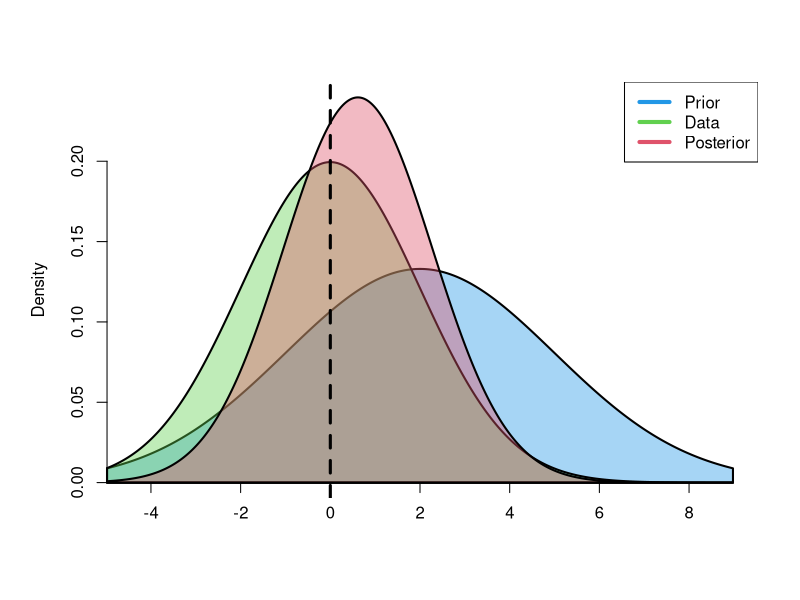
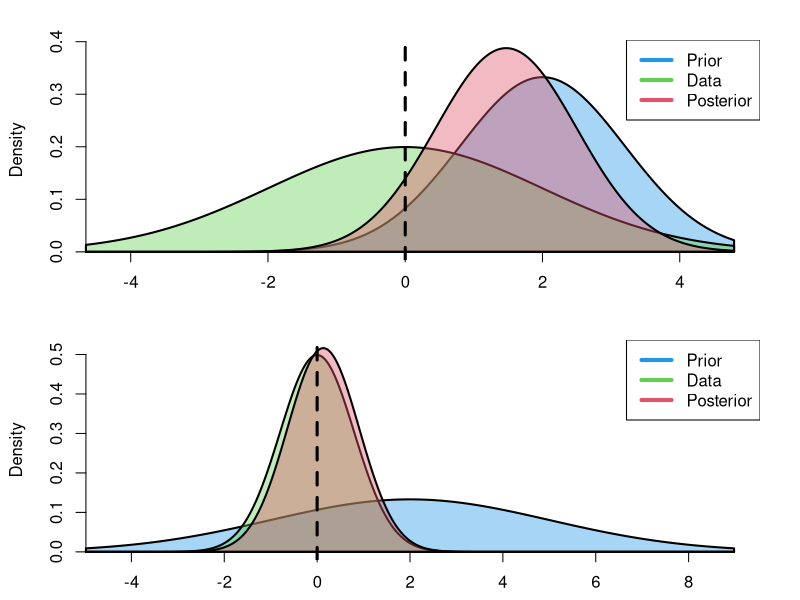

Write the R code that produced these figures, in order. (Note: this script raises an error after producing the figures.)
## ---- chunk 1
##### define parameters
mu = 2    # prior mean
tau = 3   # prior sd
Y = 0     # observation
sigma = 2 # observation sd
## ---- chunk 2
filled.dnorm <- function(x,mu,tau,vertical=TRUE,offset=0,...){
  if(vertical){
    polygon(c(0,dnorm(x,mu,tau),0)+offset,c(x[1],x,x[length(x)]),...)
  }else{
    polygon(c(x[1],x,x[length(x)]),c(0,dnorm(x,mu,tau),0)+offset,...)  
  }
}

filled.density <- function(x,adjust,vertical=TRUE,offset=0,...){
  den = density(x,adjust=adjust)
  if(vertical){
    polygon(c(0,den$y,0)+offset,c(den$x[1],den$x,den$x[length(den$x)]),...)
  }else{
    polygon(c(den$x[1],den$x,den$x[length(x)]),c(0,den$y,0)+offset,...)  
  }
}


col.alpha <- function(col,alpha=1){
  rgb = col2rgb(col)
  rgb(rgb[1],rgb[2],rgb[3],alpha*255,maxColorValue=255)
}


plot.KFupdate <- function(mu,tau,Y,sigma){
  
  xlim = range(qnorm(c(0.01,0.99),mu,tau),qnorm(c(0.01,0.99),Y,sigma))

  prec.new = (1/tau^2+1/sigma^2)
  mu.new = (mu/tau^2+Y/sigma^2)/prec.new
  sigma.new = sqrt(1/prec.new)

  x = seq(xlim[1],xlim[2],length=1000)
  ylim=c(0,max(dnorm(x,mu.new,sigma.new)))

  alpha=0.4
  plot(x,dnorm(x,mu,tau),xlim=xlim,ylim=ylim,ylab="Density",type='n',bty='n',
       xaxt="n",yaxt="n",xlab=" ",mgp=c(1,1,0)*1.7)
  axis(1, pos=0)
  axis(2, pos=x[1])
  filled.dnorm(x,mu,tau,FALSE,col=col.alpha(4,alpha),lwd=2)
  filled.dnorm(x,Y,sigma,FALSE,col=col.alpha(3,alpha),lwd=2)
  filled.dnorm(x,mu.new,sigma.new,FALSE,col=col.alpha(2,alpha),lwd=2)
  abline(v=Y,lty=2,lwd=3)
  legend("topright",c("Prior","Data","Posterior"),lwd=4,col=4:2)
}

## ---- chunk 3

par(mfrow=c(1,1))
plot.KFupdate(mu,tau,Y,sigma)

## ---- chunk 4

par(mfrow=c(2,1))
par(mar=c(2,3,2,2))
plot.KFupdate(mu,tau/2.5,Y,sigma)
plot.KFupdate(mu,tau,Y,sigma/2.5)

## ---- chunk 5


## KF one-step
mu = 5    # prior mean
tau = 0.4   # prior sd
Y = 4   # observation
sigma = 0.4 # observation sd
m = 1.2     # process slope
v = 0.25     # process error
offset=ceiling(1.3*max(dnorm(x,mu,tau)))
mu.a = m*mu
tau.a = m*m*tau + v
prec.new = (1/tau.a^2+1/sigma^2)
mu.f = (mu.a/tau.a^2+Y/sigma^2)/prec.new
tau.f = sqrt(1/prec.new)
offset2 = offset + ceiling(1.2*max(dnorm(x,mu.f,tau.f)))
xlim=c(0,offset2)
ylim=c(min(qnorm(0.01,c(mu,Y,mu.a,mu.f),c(tau,sigma,tau.a,tau.f))),
       max(qnorm(0.99,c(mu,Y,mu.a,mu.f),c(tau,sigma,tau.a,tau.f))))

par(mfrow=c(1,1))
par(mar=c(4,3,2,2))
x = seq(ylim[1],ylim[2],length=1000)
plot(0,0,xlim=xlim,ylim=ylim,xlab="Time",ylab="X",type='n',bty='n',
     xaxt="n",yaxt="n",mgp=c(1,1,0)*1.7)
axis(1, pos=ylim[1])
axis(2, pos=0)
##prior
filled.dnorm(x,mu,tau,vertical=TRUE,col=col.alpha(2,alpha))
text(0.4,mu-0.2,"1: Initial State",cex=1.5)
##Forecast
text(1,7.5,"Forecast Step",cex=2.5)
filled.dnorm(x,mu.a,tau.a,vertical=TRUE,col=col.alpha(4,alpha),offset=offset)
lines(c(0,offset),c(mu,mu.a),lty=2)
lines(c(0,offset),qnorm(0.025,c(mu,mu.a),c(tau,tau.a)),lty=2)
lines(c(0,offset),qnorm(0.975,c(mu,mu.a),c(tau,tau.a)),lty=2)
text(2.8,6,"2: Forecast",cex=1.5)
##Observation
filled.dnorm(x,Y,sigma,col=col.alpha(3,alpha),vertical=TRUE,offset=offset)
lines(c(offset,offset2),c(Y,Y),lty=3,lwd=2)
text(3.5,Y-0.2,"3: New Observation", cex = 1.5)
##Analysis
text(3,7.5,"Analysis Step",cex=2.5)
filled.dnorm(x,mu.f,tau.f,col=col.alpha(2,alpha),vertical=TRUE,offset=offset)
text(3.6,mu.f,"4: Updated State",cex=1.5)


## ---- chunk 6
par(mfrow=c(1,1),lwd=4)
N0 = 3
r = 0.3
p1 = 1
p2 = 1
q1 = 0
q2 = 1
K = 10

g = function(N){
  N+r*N*(1-N/K)
}
dg = function(N){
  1+r-2*r*N/K
}

#for(r in c(0.2,1)){

nt = 20
N = N0
EN = N0
for(t in 2:nt){
  N[t]=g(N[t-1])
  m = dg(N[t-1])
  p1[t]  = m^2*p1[t-1]+q1
  p2[t]  = m^2*p2[t-1]+q2
}
UC = N+1.96*sqrt(p2)
LC = N-1.96*sqrt(p2)
plot(N,ylim=c(min(LC),max(UC)),type='l',cex.lab=1.5,cex.axis=1.5)
lines(UC,lty=2)
lines(LC,lty=2)
lines(N+1.96*sqrt(p1),lty=3)
lines(N-1.96*sqrt(p1),lty=3)
legend("bottomright",legend=c("mean",paste("q =",c(q2,q1))),lty=1:3,cex=2)
#}

plot(UC-LC)

plot(sqrt(p1)/sqrt(p2))
abline(h=0.5)

